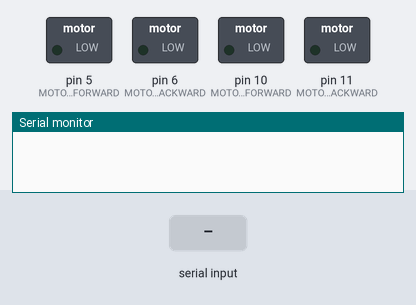
Recording of a sketch running on a simulated Arduino Uno, built with avr-gcc and run on an emulated ATmega328P. On the bench: switched loads named in the sketch (green lamp = pin HIGH), the last lines printed to the serial monitor. The inputs (shaded band) are chosen by the test bench.

Above: at 1.2 s.
1.3 s: "0" received over Serial
At 1.8 s:
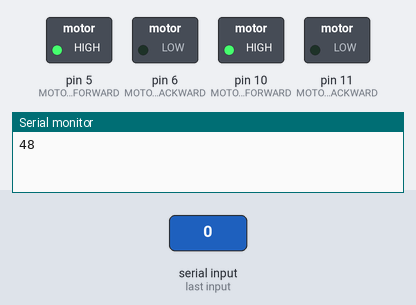
2.8 s: "2" received over Serial
At 4.0 s:
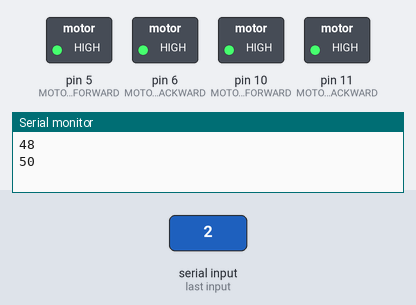
4.3 s: "1" received over Serial
At 5.3 s:
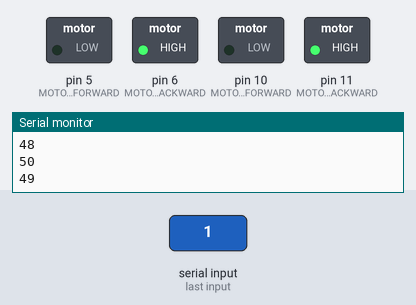
5.8 s: "4" received over Serial
At 6.4 s:
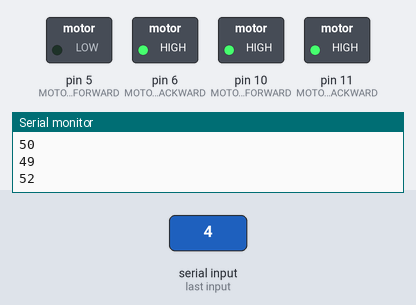
7.3 s: "3" received over Serial
At 7.6 s:
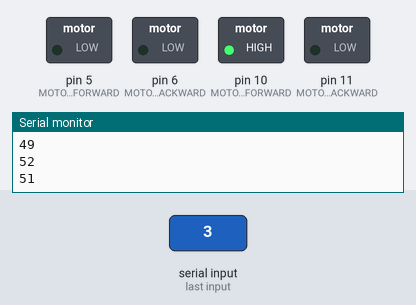
8.8 s: "6" received over Serial
At 9.9 s:
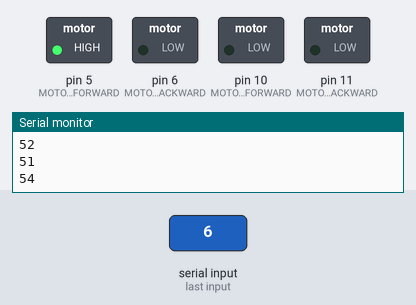
Timing chart, 0 to 11.3 s (numbered marks = the images above; inputs shaded):
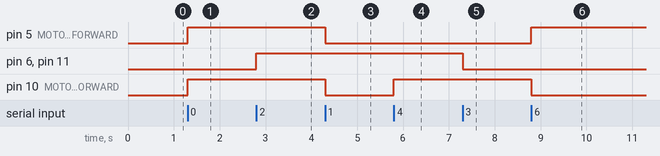

The sketch:

car.ino
```cpp
#define MOTOR_LEFT_FORWARD 5
#define MOTOR_LEFT_BACKWARD 6
#define MOTOR_RIGHT_FORWARD 10
#define MOTOR_RIGHT_BACKWARD 11

void setup()
{
  Serial.begin(9600);
  pinMode(MOTOR_LEFT_FORWARD, OUTPUT);
  pinMode(MOTOR_LEFT_BACKWARD, OUTPUT);
  pinMode(MOTOR_RIGHT_FORWARD, OUTPUT);
  pinMode(MOTOR_RIGHT_BACKWARD, OUTPUT);
  digitalWrite(MOTOR_LEFT_FORWARD, LOW); // Start motor off
  digitalWrite(MOTOR_LEFT_BACKWARD, LOW);
  digitalWrite(MOTOR_RIGHT_FORWARD, LOW);
  digitalWrite(MOTOR_RIGHT_BACKWARD, LOW);
}

void loop()
{
  while (Serial.available()) // whatever the data that is coming in serially and
                             // assigning the value to the variable “data”
  {
    byte data = Serial.read();
    Serial.println(data);
    switch (data)
    {
    case '0': // FORWARD ON
      digitalWrite(MOTOR_LEFT_FORWARD, HIGH);
      digitalWrite(MOTOR_RIGHT_FORWARD, HIGH);
      break;
    case '1': // FORWARD OFF
      digitalWrite(MOTOR_LEFT_FORWARD, LOW);
      digitalWrite(MOTOR_RIGHT_FORWARD, LOW);
      break;
    case '2': // BACKWARD ON
      digitalWrite(MOTOR_LEFT_BACKWARD, HIGH);
      digitalWrite(MOTOR_RIGHT_BACKWARD, HIGH);
      break;
    case '3': // BACKWARD OFF
      digitalWrite(MOTOR_LEFT_BACKWARD, LOW);
      digitalWrite(MOTOR_RIGHT_BACKWARD, LOW);
      break;
    case '4': // LEFT ON
      digitalWrite(MOTOR_LEFT_FORWARD, LOW);
      digitalWrite(MOTOR_RIGHT_FORWARD, HIGH);
      break;
    case '5': // LEFT OFF
      digitalWrite(MOTOR_LEFT_FORWARD, LOW);
      digitalWrite(MOTOR_RIGHT_FORWARD, LOW);
      break;
    case '6': // RIGHT ON
      digitalWrite(MOTOR_LEFT_FORWARD, HIGH);
      digitalWrite(MOTOR_RIGHT_FORWARD, LOW);
      break;
    case '7': // RIGHT OFF
      digitalWrite(MOTOR_LEFT_FORWARD, LOW);
      digitalWrite(MOTOR_RIGHT_FORWARD, LOW);
      break;
    }
  }
}
```

Measured:
- after the input at 1.3 s, pin 5 (MOTOR_LEFT_FORWARD), pin 10 (MOTOR_RIGHT_FORWARD): LOW → HIGH at once
- after the input at 2.8 s, pin 6 (MOTOR_LEFT_BACKWARD), pin 11 (MOTOR_RIGHT_BACKWARD): LOW → HIGH at once
- after the input at 4.3 s, pin 5 (MOTOR_LEFT_FORWARD), pin 10 (MOTOR_RIGHT_FORWARD): HIGH → LOW at once
- after the input at 5.8 s, pin 10 (MOTOR_RIGHT_FORWARD): LOW → HIGH at once
- after the input at 7.3 s, pin 6 (MOTOR_LEFT_BACKWARD), pin 11 (MOTOR_RIGHT_BACKWARD): HIGH → LOW at once
- after the input at 8.8 s, pin 5 (MOTOR_LEFT_FORWARD): LOW → HIGH at once; pin 10 (MOTOR_RIGHT_FORWARD): HIGH → LOW at once
